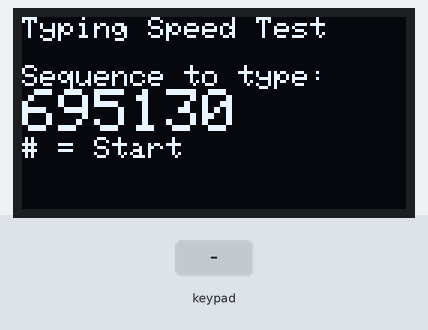
This sketch was run on a simulated ESP32. Shown: 128×64 one-colour display. The test bench sets the inputs (shaded band). Random numbers use the default seed unless the sketch sets one.

Above: at 1.2 s.
1.3 s: key '#' pressed
At 1.39 s:
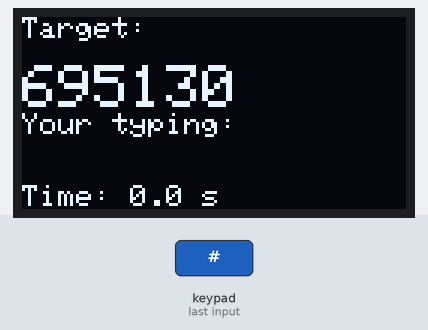
3.2 s: keypad keys 1 3 1 2 1 4 2 7 pressed 0.4 s apart
At 7.1 s:
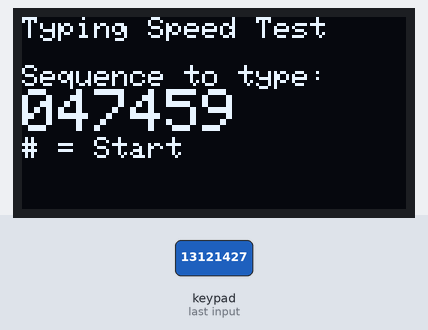
7.9 s: keypad keys 1 3 1 2 1 4 2 7 # pressed 0.4 s apart
At 11.31 s:
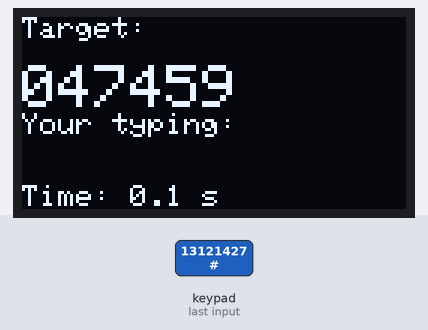
13.0 s: key '1' pressed
At 13.1 s:
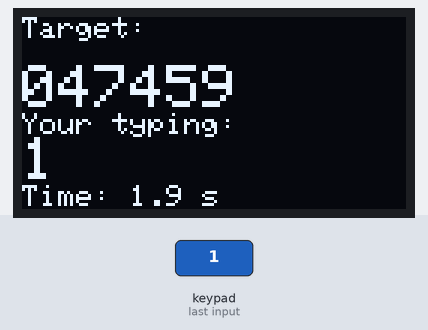
Timing chart, 0 to 15.5 s (numbered marks = the images above; inputs shaded):
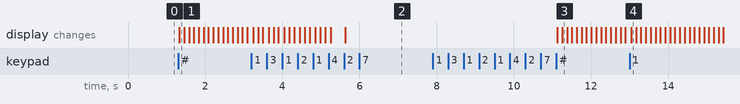

Measured:
- after the input at 1.3 s, the display: changes at once (image 1)
- after the input at 7.9 s, the display: first changes after 3.2 s (image 3 shows a later state)

The sketch:

C3_Live_Clock.ino
```cpp
#include <Wire.h>
#include <Adafruit_GFX.h>
#include <Adafruit_SSD1306.h>
#include <Keypad.h>

#define SCREEN_WIDTH 128
#define SCREEN_HEIGHT 64
Adafruit_SSD1306 display(SCREEN_WIDTH, SCREEN_HEIGHT, &Wire, -1);

const byte ROWS = 4;
const byte COLS = 4;
char keys[ROWS][COLS] = {
  {'1','2','3','A'},
  {'4','5','6','B'},
  {'7','8','9','C'},
  {'*','0','#','D'}
};
byte rowPins[ROWS] = {13, 12, 14, 27};
byte colPins[COLS] = {26, 25, 33, 32};
Keypad keypad = Keypad(makeKeymap(keys), rowPins, colPins, ROWS, COLS);

// ---------- NEW: TIMING STATE ----------
String targetSequence = "";
String typedSequence = "";
unsigned long startTime = 0;
unsigned long endTime = 0;
bool testRunning = false;
bool testFinished = false;
unsigned long lastDraw = 0;     // CHALLENGE 3: when the screen was last updated

void setup() {
  Serial.begin(115200);
  if (!display.begin(SSD1306_SWITCHCAPVCC, 0x3C)) {
    Serial.println("OLED not found");
    while (true);
  }
  display.setTextColor(SSD1306_WHITE);
  randomSeed(analogRead(34));
  showStartScreen();
}

void loop() {
  char key = keypad.getKey();

  // CHALLENGE 3: update the clock 10 times a second, even with no key pressed.
  // (Not more often - redrawing too fast makes the screen flicker.)
  if (testRunning && millis() - lastDraw >= 100) {
    showTypingScreen();
  }

  if (!key) return;

  if (testFinished) {              // any key starts a new test
    startNewTest();
    return;
  }

  if (!testRunning) {              // waiting for # to start
    if (key == '#') {
      beginTest();
    }
    return;
  }

  // The test is running: record each digit typed
  if (key >= '0' && key <= '9') {
    typedSequence += key;
    showTypingScreen();
    if (typedSequence.length() == targetSequence.length()) {
      finishTest();
    }
  }
}

void generateTargetSequence() {
  targetSequence = "";
  for (int i = 0; i < 6; i++) {
    int digit = random(0, 10);
    targetSequence += String(digit);
  }
}

void showStartScreen() {
  generateTargetSequence();
  display.clearDisplay();
  display.setTextSize(1);
  display.setCursor(0, 0);
  display.println("Typing Speed Test");
  display.println("");
  display.println("Sequence to type:");
  display.setTextSize(2);
  display.println(targetSequence);
  display.setTextSize(1);
  display.println("# = Start");
  display.display();
}

void beginTest() {
  typedSequence = "";
  testRunning = true;
  startTime = millis();            // the moment the test begins
  showTypingScreen();
}

void finishTest() {
  endTime = millis();              // the moment the test ends
  testRunning = false;
  testFinished = true;

  unsigned long elapsedMs = endTime - startTime;
  int correctCount = countCorrectDigits();

  display.clearDisplay();
  display.setTextSize(1);
  display.setCursor(0, 0);
  display.println("Test Complete!");
  display.print("Time: ");
  display.print(elapsedMs);
  display.println(" ms");
  display.print("Accuracy: ");
  display.print(correctCount);
  display.print("/");
  display.println(targetSequence.length());
  display.println("");
  display.println("Any key = Retry");
  display.display();
}

int countCorrectDigits() {
  int correct = 0;
  for (int i = 0; i < targetSequence.length(); i++) {
    if (i < typedSequence.length() && typedSequence[i] == targetSequence[i]) {
      correct++;
    }
  }
  return correct;
}

void startNewTest() {
  testFinished = false;
  testRunning = false;
  showStartScreen();
}

void showTypingScreen() {
  display.clearDisplay();
  display.setTextSize(1);
  display.setCursor(0, 0);
  display.println("Target:");
  display.setCursor(0, 16);   // row 16: below the yellow strip
  display.setTextSize(2);
  display.println(targetSequence);
  display.setTextSize(1);
  display.println("Your typing:");
  display.setTextSize(2);
  display.println(typedSequence);
  if (testRunning) {                 // the live clock in the bottom line
    display.setTextSize(1);
    display.setCursor(0, 56);
    display.print("Time: ");
    display.print((millis() - startTime) / 1000.0, 1);
    display.print(" s");
  }
  display.display();
  lastDraw = millis();
}
```
